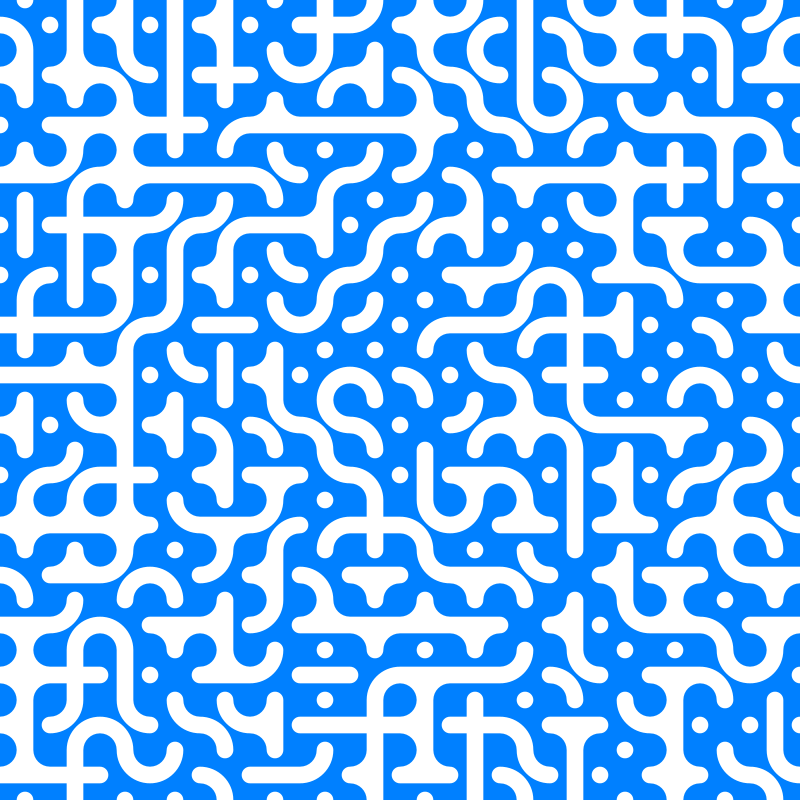
Frame 1 (no input)
Frame 60 (the mouse pressed at the canvas centre just before this capture): identical to frame 1, image omitted
Frame 120 (the mouse held since frame 60 and released just before this capture): identical to frame 1, image omitted

The Processing sketch that drew this single still picture (run headless with seeded random() and noise(); from frame 60 on, the mouse is pressed at the canvas centre):

// Processing sketch: multiScale2
// ── multiScale2.pde
//-------------------------------------------------------------
// multi-scale truchet tiles, based on https://christophercarlson.com/portfolio/multi-scale-truchet-patterns/
// this version draws random tiles over the entire area.
// 2022-05-02 dan@marginallyclever.com
//-------------------------------------------------------------
final float tileWidth = 50.0f;
final float third = tileWidth/3.0f;
final float twoThird = tileWidth*2.0f/3.0f;
final float half = tileWidth/2.0f;

final color gc0 = color(0,128,255);
final color gc1 = color(255,255,255);

ArrayList<Integer> tiles = new ArrayList<>();

void setup() {
  size(800,800);
  noStroke();
  
  for(float y=half;y<height;y+=tileWidth) {
    for(float x=half;x<width;x+=tileWidth) {
      tiles.add((int)random(15));
    }
  }
}


void draw() {
  background(0);

  int i=0;
  for(float y=half;y<height;y+=tileWidth) {
    for(float x=half;x<width;x+=tileWidth) {
      pushMatrix();
      translate(x,y);
      drawTile((int)tiles.get(i++),gc0,gc1);
      popMatrix();
    }
  }
}

// ── Tiles.pde
void drawTile(int i,color c0,color c1) {
  switch(i) {
    case 0: drawTile1(c0,c1);  break;
    case 1: drawTile2(c0,c1);  break;
    case 2: drawTile3(c0,c1);  break;
    case 3: drawTile4(c0,c1);  break;
    
    case 4: drawTile5(c0,c1);  break;
    case 5: drawTile6(c0,c1);  break;
    case 6: drawTile7(c0,c1);  break;
    case 7: drawTile8(c0,c1);  break;
    
    case 8: drawTile9(c0,c1);  break;
    case 9: drawTile10(c0,c1);  break;
    case 10: drawTile11(c0,c1);  break;
    case 11: drawTile12(c0,c1);  break;
    
    case 12: drawTile13(c0,c1);  break;
    case 13: drawTile14(c0,c1);  break;
    case 14: drawTile15(c0,c1);  break;
    default: throw new RuntimeException("invalid tile number");
  }
}


void drawTile1(color c0,color c1) {
  pushMatrix();
  translate(-half,-half);
  fill(c0);
  rect(0,0,tileWidth,tileWidth);
  fill(c1);
  arc(tileWidth,0,twoThird*2,twoThird*2,HALF_PI,PI);  // north east
  arc(0,tileWidth,twoThird*2,twoThird*2,PI+HALF_PI,TWO_PI);  // southwest
  fill(c0);
  arc(tileWidth,0,twoThird,twoThird,HALF_PI,PI);  // north east
  arc(0,tileWidth,twoThird,twoThird,PI+HALF_PI,TWO_PI);  // southwest
  popMatrix();
}


void drawTile2(color c0,color c1) {
  pushMatrix();
  rotate(radians(90));
  drawTile1(c0,c1);
  popMatrix();
}


void drawTile3(color c0,color c1) {
  pushMatrix();
  translate(-half,-half);
  fill(c0);
  rect(0,0,tileWidth,tileWidth);
  fill(c1);
  rect(0,third,tileWidth,third);
  arc(half,0,third,third,0,PI);
  arc(half,tileWidth,third,third,PI,TWO_PI);
  popMatrix();
}

void drawTile4(color c0,color c1) {
  pushMatrix();
  rotate(radians(90));
  drawTile3(c0,c1);
  popMatrix();
}

void drawTile5(color c0,color c1) {
  pushMatrix();
  translate(-half,-half);
  fill(c0);
  rect(0,0,tileWidth,tileWidth);
  fill(c1);
  arc(half,0,third,third,0,PI);  // north
  arc(half,tileWidth,third,third,PI,TWO_PI);  // south
  arc(tileWidth,half,third,third,HALF_PI,PI+HALF_PI);  // east
  arc(0,half,third,third,PI+HALF_PI,TWO_PI+HALF_PI);  // west
  popMatrix();
}

void drawTile6(color c0,color c1) {
  pushMatrix();
  translate(-half,-half);
  fill(c1);
  rect(0,0,tileWidth,tileWidth);
  fill(c0);
  arc(tileWidth,0,twoThird,twoThird,HALF_PI,PI);
  arc(0,tileWidth,twoThird,twoThird,PI+HALF_PI,TWO_PI);
  arc(0,0,twoThird,twoThird,0,HALF_PI);
  arc(tileWidth,tileWidth,twoThird,twoThird,PI,PI+HALF_PI);
  popMatrix();
}

void drawTile7(color c0,color c1) {
  pushMatrix();
  translate(-half,-half);
  fill(c0);
  rect(0,0,tileWidth,tileWidth);
  fill(c1);
  rect(0,third,tileWidth,third);
  rect(third,0,third,tileWidth);
  popMatrix();
}

void drawTile8(color c0,color c1) {
  pushMatrix();
  translate(-half,-half);
  fill(c0);
  rect(0,0,tileWidth,tileWidth);
  fill(c1);
  arc(half,tileWidth,third,third,PI,TWO_PI);  // south
  arc(0,half,third,third,PI+HALF_PI,TWO_PI+HALF_PI);  // west
  fill(c1);
  arc(tileWidth,0,twoThird*2,twoThird*2,HALF_PI,PI);  // north east
  fill(c0);
  arc(tileWidth,0,twoThird,twoThird,HALF_PI,PI);  // north east
  popMatrix();
}

void drawTile9(color c0,color c1) {
  pushMatrix();
  rotate(radians(270));
  drawTile8(c0,c1);
  popMatrix();
}

void drawTile10(color c0,color c1) {
  pushMatrix();
  rotate(radians(180));
  drawTile8(c0,c1);
  popMatrix();
}

void drawTile11(color c0,color c1) {
  pushMatrix();
  rotate(radians(90));
  drawTile8(c0,c1);
  popMatrix();
}

void drawTile12(color c0,color c1) {
  pushMatrix();
  translate(-half,-half);
  fill(c0);
  rect(0,0,tileWidth,tileWidth);
  fill(c1);
  rect(0,0,tileWidth,twoThird);
  fill(c0);
  arc(tileWidth,0,twoThird,twoThird,HALF_PI,PI);  // north east
  arc(0,0,twoThird,twoThird,0,HALF_PI);  // north west
  fill(c1);
  arc(half,tileWidth,third,third,PI,TWO_PI);  // south
  
  popMatrix();
}

void drawTile13(color c0,color c1) {
  pushMatrix();
  rotate(radians(270));
  drawTile12(c0,c1);
  popMatrix();
}

void drawTile14(color c0,color c1) {
  pushMatrix();
  rotate(radians(180));
  drawTile12(c0,c1);
  popMatrix();
}

void drawTile15(color c0,color c1) {
  pushMatrix();
  rotate(radians(270));
  drawTile12(c0,c1);
  popMatrix();
}
